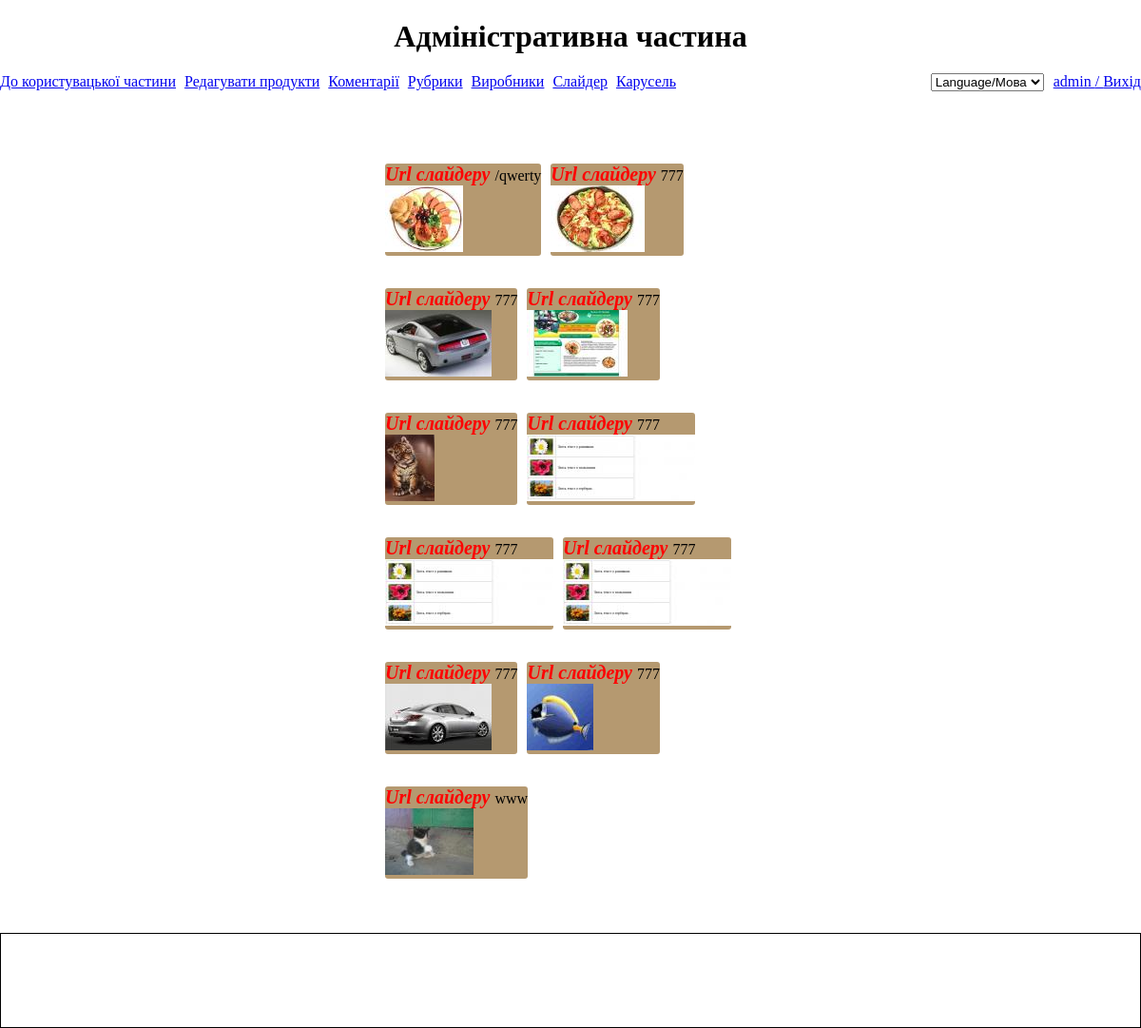
The app's page /adminCarousels (signed in) with its own data.
### tables this page shows
CREATE TABLE `carousel` (
  `id` int(11) UNSIGNED NOT NULL,
  `image` varchar(50) DEFAULT NULL,
  `url` varchar(50) NOT NULL
);

### resources/admintemplate/index.php (called while the page is built, shortened)
<?php
    require_once "header.php";
    $view=$router->getView($view);
    include_once ($view);
    require_once "footer.php";

### public/index.php (called while the page is built, shortened)
<?php
$router = new Application();
$controller=$router->getController();
$data_and_view = $router->runController($controller);
$template_folder = $router->findAppropriateTemplate($view);
require_once PATH_SITE."/resources/".$template_folder."/index.php";

### app/core/database.php (called while the page is built, shortened)
<?php
class DataBase {
    function __construct(){
     try{
           $this->conn = new \PDO('mysql:dbname='.NAME_BD.';host='.HOST.'', USER, PASSWORD, array(\PDO::MYSQL_ATTR_INIT_COMMAND => 'SET NAMES\'UTF8\''));
        }catch(\PDOException $e) {die("Ошибка соединения с базой или хостом:".$e->getMessage());}
    }
}
?>

### app/protected/models/admin_carousel.php (called while the page is built, shortened)
<?php
class Admin_Carousel extends DataBase
{
   public function getCarousels()
   {
       $sql = "SELECT `id`, `image`, `url` FROM `carousel`";
       $stmt = $this->conn->query($sql);
       $res = $stmt->fetchAll();
       return $res;
   }
}

### app/protected/controllers/adminCarousels.php (called while the page is built, shortened)
<?php
class AdminCarousels extends AdminController {
    public function index($fullfilledAction = null, $id =null, $error = null )
    {
        $carousels = (new Admin_Carousel())->getCarousels();
        return ['view'=>'admin/carousels.php', 'carousels'=>$carousels, 'action'=> $fullfilledAction, 'id' => $id , 'error'=> $error ];
    }
}

### app/core/application.php (called while the page is built, shortened)
<?php
class Application extends MainDispatcher {
    public function runController($controller){
        $action = $controller[1];
        $contr = new $name_contr($controller);
        $data=call_user_func(array($contr, $action));
        return $data;
    }
}

### resources/languages/uk.php (called while the page is built, shortened)
<?php
$sliderUrl = "Url слайдеру";

### resources/admin/carousels.php (the view, shortened to what this page needs)
<div class="admin__block">
    <section class="carousels-menu">
        <?php foreach ($carousels as $carousel): ?>
        <div  class="carousels-menu__item-container" data-id="<?= $carousel->id ?>" >
               <p> <span class="admin__block-title"><?= $sliderUrl ?> </span> <?= $carousel->url ?></p>
            <img src="/uploads/carousel/<?= $carousel->image ?>" alt="" class="carousel-menu__image">
        </div>
        <?php endforeach; ?>
    </section>
</div>

### public/assets/css/admin.css (style rules this page uses)
* { box-sizing: border-box; margin: 0; padding: 0; }
html, body { height: 100%; }
.update-comment__block-title, .update-category__block-title, .create-category__block-title, .create__block-title, .admin__block-title { font: bold italic 20px serif; color: red; }
.update-comment__block, .admin-categories__block, .update-category__block, .create-category__block, .admin-manufacturers__block, .create__block, .admin__block { width: 400px; margin: 0 auto; padding: 20px 0; }
.carousels-menu__item-container { margin: 17px 5px; background: #b59970; border-radius: 3px; cursor: pointer; }
.carousels-menu { margin-bottom: 20px; display: flex; flex-wrap: wrap; }

### records on screen
carousel: url "/qwerty", image (picture)
carousel: url "777", image (picture)
carousel: url "777", image (picture)
carousel: url "777", image (picture)
carousel: url "777", image (picture)
carousel: url "777", image (picture)
carousel: url "777", image (picture)
carousel: url "777", image (picture)
carousel: url "777", image (picture)
carousel: url "777", image (picture)
carousel: url "www", image (picture)

### other values on screen
$this_is_admin_part "Адміністративна частина"
$main_customer_page "До користувацької частини"
$editProducts "Редагувати продукти"
$comments "Коментарії"
$categoriesTitles "Рубрики"
$manufacturersTitles "Виробники"
$slider "Слайдер"
$carousel "Карусель"
$_SESSION['admin']['login'] "admin"
$exit "Вихід"
